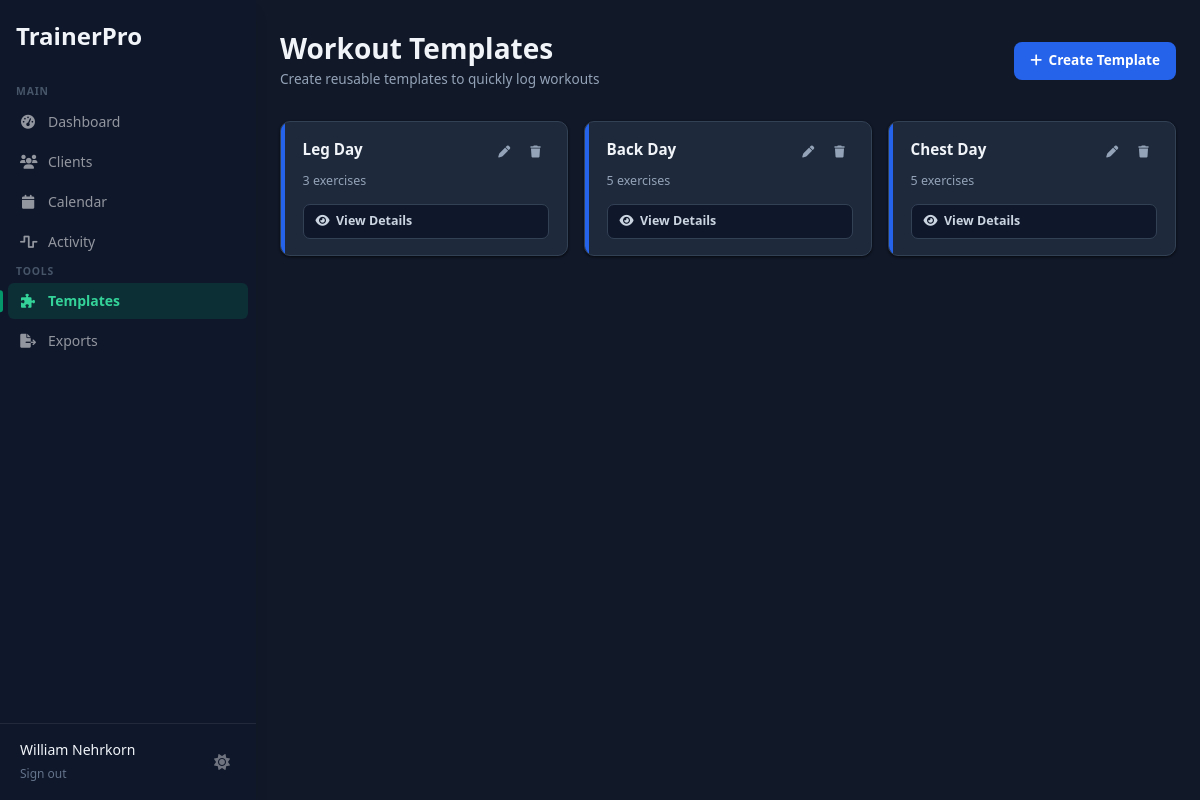
The page /templates (signed in) on the database its author committed.
### tables this page shows
CREATE TABLE workout_templates (
            id TEXT PRIMARY KEY,
            trainer_id TEXT NOT NULL,
            name TEXT NOT NULL,
            created_at TIMESTAMP DEFAULT CURRENT_TIMESTAMP,
            updated_at TIMESTAMP,
            FOREIGN KEY (trainer_id) REFERENCES users (id)
        );

### app.py (the view)
@app.route('/templates')
@login_required
def workout_templates():
    conn = get_db()
    templates = conn.execute('''
        SELECT id, name, created_at,
               (SELECT COUNT(*) FROM template_exercises WHERE template_id = workout_templates.id) as exercise_count
        FROM workout_templates
        WHERE trainer_id = ?
        ORDER BY created_at DESC
    ''', (session['user_id'],)).fetchall()
    conn.close()
    return render_template('dashboard/workout_templates.html', templates=templates)

### auth_utils.py (called while the page is built)
def login_required(f):
    @wraps(f)
    def decorated_function(*args, **kwargs):
        if 'user_id' not in session:
            return redirect(url_for('login'))
        return f(*args, **kwargs)
    return decorated_function

### db.py (called while the page is built)
def get_db():
    conn = sqlite3.connect(DB_PATH)
    conn.row_factory = sqlite3.Row
    return conn

### templates/dashboard/workout_templates.html (shortened to what this page needs)
{% extends "base.html" %}
{% block content %}
<div class="page-wrap">
  <div class="page-header">
    <div>
      <div class="page-title">Workout Templates</div>
      <div class="page-subtitle">Create reusable templates to quickly log workouts</div>
    </div>
    <button onclick="openCreateTemplateModal()" class="btn btn-primary">
      <i class="fas fa-plus"></i> Create Template
    </button>
  </div>
  {% if templates %}
  <div class="templates-grid">
    {% for template in templates %}
    <div class="template-card">
      <div class="template-accent"></div>
      <div class="template-body">
        <div class="template-card-header">
          <div class="template-name">{{ template.name }}</div>
          <div class="template-action-btns">
            <button class="tmpl-icon-btn edit" onclick="editTemplate('{{ template.id }}')" title="Edit">
              <i class="fas fa-pen"></i>
            </button>
            <button class="tmpl-icon-btn delete" onclick="deleteTemplate('{{ template.id }}')" title="Delete">
              <i class="fas fa-trash"></i>
            </button>
          </div>
        </div>
        <div class="template-meta">{{ template.exercise_count }} exercise{{ 's' if template.exercise_count != 1 else '' }}</div>
        <button onclick="viewTemplate('{{ template.id }}')" class="view-btn">
          <i class="fas fa-eye"></i> View Details
        </button>
      </div>
    </div>
    {% endfor %}
  </div>
  {% endif %}
</div>
{% endblock %}

### templates/base.html (style rules this page uses)
html.dark { --navy: #F1F5F9; --slate-600: #CBD5E1; --slate-400: #94A3B8; --slate-300: #64748B; --slate-200: #334155; --slate-100: #1E293B; --slate-50: #0F172A; --emerald-light: #064E3B; --emerald-text: #6EE7B7; --blue-light: #1E3A5F; --blue-mid: #1D4ED8; --red-light: #4C1D24; --red-mid: #7F1D1D; --red-text: #FCA5A5; --amber-light: #422E0B; --amber-text: #FCD34D; --green-light: #064E3B; --green-mid: #065F46; --green-text: #6EE7B7; --shadow-sm: 0 1px 3px rgba(0,0,0,0.4), 0 1px 2px rgba(0,0,0,0.3); color-scheme: dark; }
html.dark body { background: var(--slate-50); }
html.dark .card, html.dark .modal-box, html.dark .filter-card, html.dark .client-card, html.dark .workout-card, html.dark .template-card, html.dark .view-exercise-card, html.dark .session-card, html.dark .entry-card, html.dark .cal-card, html.dark .week-nav, html.dark .back-btn, html.dark .back-link, html.dark .btn-ghost, html.dark .filter-pill, html.dark .tag-toggle-btn, html.dark .toggle-btn, html.dark .option-item, html.dark .search-input, html.dark .form-input, html.dark .form-select, html.dark .form-textarea, html.dark .set-input, html.dark .filter-input, html.dark .filter-select, html.dark .exercise-row, html.dark .prompt-block, html.dark .copy-prompt-btn, html.dark .exercise-suggestions, html.dark .client-avatar-ph { background: #1E293B; color: var(--navy); border-color: var(--slate-200); }

### templates/dashboard/workout_templates.html (style rules this page uses)
:root { --navy: #0F172A; --slate-600: #475569; --slate-400: #94A3B8; --slate-200: #E2E8F0; --slate-100: #F1F5F9; --slate-50: #F8FAFC; --emerald: #059669; --emerald-hover: #047857; --emerald-light: #D1FAE5; --blue: #2563EB; --blue-hover: #1D4ED8; --blue-light: #EFF6FF; --red: #EF4444; --red-light: #FEE2E2; --radius: 10px; --shadow-sm: 0 1px 3px rgba(0,0,0,0.06), 0 1px 2px rgba(0,0,0,0.04); }
body { background: var(--slate-50); }
.page-wrap { max-width: 960px; margin: 0 auto; padding: 2rem 1.5rem; }
.page-header { display: flex; align-items: center; justify-content: space-between; margin-bottom: 2rem; gap: 1rem; flex-wrap: wrap; }
.page-title { font-size: 1.75rem; font-weight: 700; color: var(--navy); line-height: 1.2; }
.page-subtitle { font-size: 0.85rem; color: var(--slate-400); margin-top: 0.2rem; }
.btn { display: inline-flex; align-items: center; gap: 0.4rem; padding: 0.55rem 1rem; border-radius: 8px; font-size: 0.85rem; font-weight: 600; cursor: pointer; border: none; text-decoration: none; transition: background 0.15s; white-space: nowrap; }
.btn-primary { background: var(--blue); color: white; }
.templates-grid { display: grid; grid-template-columns: repeat(3, 1fr); gap: 1rem; }
.template-card { background: white; border: 1.5px solid var(--slate-200); border-radius: var(--radius); box-shadow: var(--shadow-sm); overflow: hidden; display: flex; align-items: stretch; transition: border-color 0.15s; }
.template-accent { width: 4px; flex-shrink: 0; background: var(--blue); }
.template-body { flex: 1; padding: 1rem 1.1rem; min-width: 0; }
.template-card-header { display: flex; align-items: flex-start; justify-content: space-between; gap: 0.5rem; margin-bottom: 0.35rem; }
.template-name { font-size: 0.95rem; font-weight: 700; color: var(--navy); }
.template-meta { font-size: 0.78rem; color: var(--slate-400); margin-bottom: 0.85rem; }
.template-action-btns { display: flex; gap: 0.2rem; flex-shrink: 0; }
.tmpl-icon-btn { display: flex; align-items: center; justify-content: center; width: 28px; height: 28px; border-radius: 6px; border: none; cursor: pointer; font-size: 0.75rem; background: transparent; color: var(--slate-400); transition: background 0.12s, color 0.12s; }
.view-btn { display: flex; align-items: center; gap: 0.4rem; width: 100%; padding: 0.45rem 0.75rem; background: var(--slate-50); border: 1.5px solid var(--slate-200); border-radius: 7px; font-size: 0.78rem; font-weight: 600; color: var(--slate-600); cursor: pointer; transition: background 0.12s, border-color 0.12s; }

### rows shown on the page
workout_templates: name "Leg Day", exercise_count "3", exercise_count "s"
workout_templates: name "Back Day", exercise_count "5", exercise_count "s"
workout_templates: name "Chest Day", exercise_count "5", exercise_count "s"

### other values the page prints
{{ session.user_name }} "William Nehrkorn"
